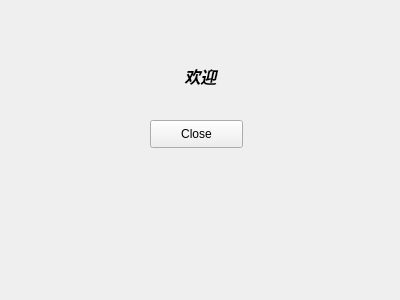
<?xml version="1.0" encoding="UTF-8"?>
<ui version="4.0">
 <class>Widget</class>
 <widget class="QWidget" name="Widget">
  <property name="geometry">
   <rect>
    <x>0</x>
    <y>0</y>
    <width>400</width>
    <height>300</height>
   </rect>
  </property>
  <property name="windowTitle">
   <string>Widget</string>
  </property>
  <widget class="QLabel" name="labDemo">
   <property name="geometry">
    <rect>
     <x>150</x>
     <y>50</y>
     <width>101</width>
     <height>51</height>
    </rect>
   </property>
   <property name="font">
    <font>
     <family>宋体</family>
     <pointsize>12</pointsize>
     <weight>75</weight>
     <italic>true</italic>
     <bold>true</bold>
    </font>
   </property>
   <property name="text">
    <string>欢迎</string>
   </property>
   <property name="alignment">
    <set>Qt::AlignCenter</set>
   </property>
  </widget>
  <widget class="QPushButton" name="btnClose">
   <property name="geometry">
    <rect>
     <x>150</x>
     <y>120</y>
     <width>93</width>
     <height>28</height>
    </rect>
   </property>
   <property name="text">
    <string>Close</string>
   </property>
  </widget>
 </widget>
 <layoutdefault spacing="6" margin="11"/>
 <resources/>
 <connections>
  <connection>
   <sender>btnClose</sender>
   <signal>clicked()</signal>
   <receiver>Widget</receiver>
   <slot>close()</slot>
   <hints>
    <hint type="sourcelabel">
     <x>196</x>
     <y>133</y>
    </hint>
    <hint type="destinationlabel">
     <x>199</x>
     <y>149</y>
    </hint>
   </hints>
  </connection>
 </connections>
</ui>
